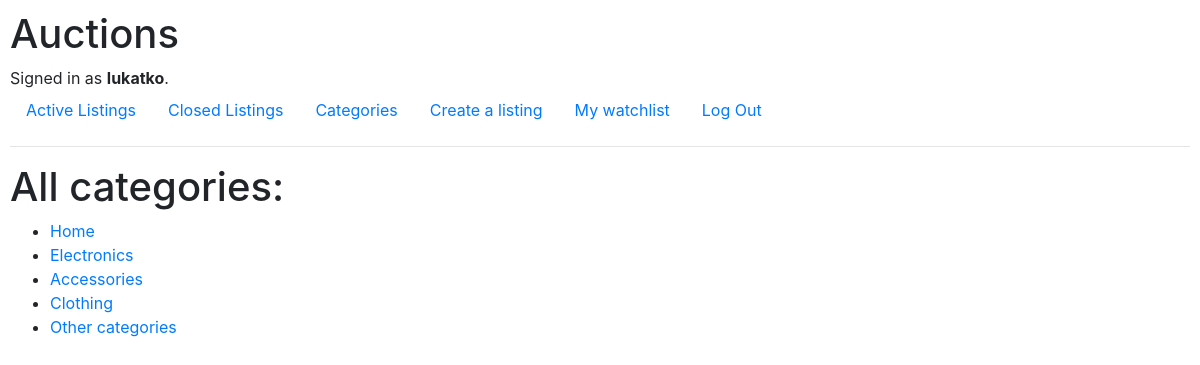
The page /categories (signed in) on the database its author committed.
### auctions/models.py (models this page shows)
class User(AbstractUser):
    pass

class Category(models.Model):
    name = models.CharField(max_length=100)
    slug = models.SlugField(max_length=100)

### auctions/views.py (the view)
# urls.py: path("categories", views.categories, name = "categories"),
def categories(request):
    return render(request, "auctions/categories.html", {
        "categories": Category.objects.all()
    })

### auctions/templates/auctions/categories.html
{% extends "auctions/layout.html" %}
{% block body %}
    <h1>All categories: </h1>
    <ul>
        {% for category in categories %}
            <li><a href="{% url 'category' category.slug %}">{{ category.name }}</a></li>
        {% endfor %}
    </ul>
{% endblock %}

### auctions/templates/auctions/layout.html (shortened to what this page needs)
{% load static %}
<!DOCTYPE html>
<html lang="en">
    <head>
        <link rel="stylesheet" href="https://stackpath.bootstrapcdn.com/bootstrap/4.4.1/css/bootstrap.min.css">
        <link href="{% static 'auctions/styles.css' %}" rel="stylesheet">
    </head>
    <body>
        <h1>Auctions</h1>
        <div>
            {% if user.is_authenticated %}
                Signed in as <strong>{{ user.username }}</strong>.
            {% else %}
                Not signed in.
            {% endif %}
        </div>
        <ul class="nav">
            <li class="nav-item">
                <a class="nav-link" href="{% url 'index' %}">Active Listings</a>
            </li>
            <li class="nav-item">
                <a class="nav-link" href="{% url 'closed' %}">Closed Listings</a>
            </li>
            <li class="nav-item">
                <a class="nav-link" href="{% url 'categories' %}">Categories</a>
            </li>
            <li class = "nav-item">
                {% if user.is_authenticated %}
                    <a class = "nav-link" href="{% url 'create' %}">Create a listing</a>
                {% endif %}
            </li>
            <li class = "nav-item">
                {% if user.is_authenticated %}
                    <a class = "nav-link" href="{% url 'watchlist' %}">My watchlist</a>
                {% endif %}
            </li>
            {% if user.is_authenticated %}
                <li class="nav-item">
                    <a class="nav-link" href="{% url 'logout' %}">Log Out</a>
                </li>
            {% endif %}
        </ul>
        <hr>
        {% block body %}
        {% endblock %}
    </body>
</html>

### auctions/static/auctions/styles.css (style rules this page uses)
body { padding: 10px; }

### rows shown on the page
User: username "lukatko"
Category: name "Home"
Category: name "Electronics"
Category: name "Accessories"
Category: name "Clothing"
Category: name "Other categories"
